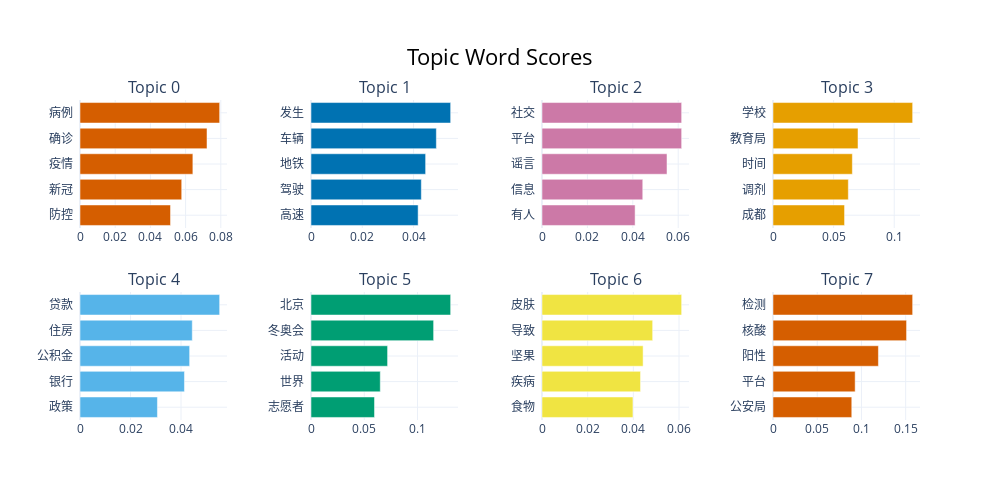

The notebook cell this image was saved under:
### Code cell
topic_model.visualize_barchart()

### Figure 1 — Plotly figure (JSON) as saved in the notebook; plotly's stock layout.template omitted (floating-point values rounded to 4 significant figures)
{"data": [{"marker": {"color": "#D55E00"}, "orientation": "h", "type": "bar", "x": [0.05143, 0.05779, 0.06413, 0.07216, 0.07935], "xaxis": "x", "y": ["防控  ", "新冠  ", "疫情  ", "确诊  ", "病例  "], "yaxis": "y"}, {"marker": {"color": "#0072B2"}, "orientation": "h", "type": "bar", "x": [0.04178, 0.04303, 0.0447, 0.04889, 0.05446], "xaxis": "x2", "y": ["高速  ", "驾驶  ", "地铁  ", "车辆  ", "发生  "], "yaxis": "y2"}, {"marker": {"color": "#CC79A7"}, "orientation": "h", "type": "bar", "x": [0.04101, 0.04438, 0.05506, 0.06152, 0.06152], "xaxis": "x3", "y": ["有人  ", "信息  ", "谣言  ", "平台  ", "社交  "], "yaxis": "y3"}, {"marker": {"color": "#E69F00"}, "orientation": "h", "type": "bar", "x": [0.05901, 0.06212, 0.06545, 0.07011, 0.1152], "xaxis": "x4", "y": ["成都  ", "调剂  ", "时间  ", "教育局  ", "学校  "], "yaxis": "y4"}, {"marker": {"color": "#56B4E9"}, "orientation": "h", "type": "bar", "x": [0.03066, 0.04137, 0.04342, 0.04446, 0.0553], "xaxis": "x5", "y": ["政策  ", "银行  ", "公积金  ", "住房  ", "贷款  "], "yaxis": "y5"}, {"marker": {"color": "#009E73"}, "orientation": "h", "type": "bar", "x": [0.05963, 0.06505, 0.0719, 0.1151, 0.1311], "xaxis": "x6", "y": ["志愿者  ", "世界  ", "活动  ", "冬奥会  ", "北京  "], "yaxis": "y6"}, {"marker": {"color": "#F0E442"}, "orientation": "h", "type": "bar", "x": [0.03983, 0.04315, 0.04428, 0.04846, 0.06115], "xaxis": "x7", "y": ["食物  ", "疾病  ", "坚果  ", "导致  ", "皮肤  "], "yaxis": "y7"}, {"marker": {"color": "#D55E00"}, "orientation": "h", "type": "bar", "x": [0.08905, 0.09287, 0.1192, 0.151, 0.1579], "xaxis": "x8", "y": ["公安局  ", "平台  ", "阳性  ", "核酸  ", "检测  "], "yaxis": "y8"}], "layout": {"annotations": [{"font": {"size": 16}, "showarrow": false, "text": "Topic 0", "x": 0.0875, "xanchor": "center", "xref": "paper", "y": 1, "yanchor": "bottom", "yref": "paper"}, {"font": {"size": 16}, "showarrow": false, "text": "Topic 1", "x": 0.3625, "xanchor": "center", "xref": "paper", "y": 1, "yanchor": "bottom", "yref": "paper"}, {"font": {"size": 16}, "showarrow": false, "text": "Topic 2", "x": 0.6375, "xanchor": "center", "xref": "paper", "y": 1, "yanchor": "bottom", "yref": "paper"}, {"font": {"size": 16}, "showarrow": false, "text": "Topic 3", "x": 0.9125, "xanchor": "center", "xref": "paper", "y": 1, "yanchor": "bottom", "yref": "paper"}, {"font": {"size": 16}, "showarrow": false, "text": "Topic 4", "x": 0.0875, "xanchor": "center", "xref": "paper", "y": 0.4, "yanchor": "bottom", "yref": "paper"}, {"font": {"size": 16}, "showarrow": false, "text": "Topic 5", "x": 0.3625, "xanchor": "center", "xref": "paper", "y": 0.4, "yanchor": "bottom", "yref": "paper"}, {"font": {"size": 16}, "showarrow": false, "text": "Topic 6", "x": 0.6375, "xanchor": "center", "xref": "paper", "y": 0.4, "yanchor": "bottom", "yref": "paper"}, {"font": {"size": 16}, "showarrow": false, "text": "Topic 7", "x": 0.9125, "xanchor": "center", "xref": "paper", "y": 0.4, "yanchor": "bottom", "yref": "paper"}], "height": 500, "hoverlabel": {"bgcolor": "white", "font": {"family": "Rockwell", "size": 16}}, "showlegend": false, "title": {"font": {"color": "Black", "size": 22}, "text": "Topic Word Scores", "x": 0.5, "xanchor": "center", "yanchor": "top"}, "width": 1000, "xaxis": {"anchor": "y", "domain": [0, 0.175], "showgrid": true}, "xaxis2": {"anchor": "y2", "domain": [0.275, 0.45], "showgrid": true}, "xaxis3": {"anchor": "y3", "domain": [0.55, 0.725], "showgrid": true}, "xaxis4": {"anchor": "y4", "domain": [0.825, 1], "showgrid": true}, "xaxis5": {"anchor": "y5", "domain": [0, 0.175], "showgrid": true}, "xaxis6": {"anchor": "y6", "domain": [0.275, 0.45], "showgrid": true}, "xaxis7": {"anchor": "y7", "domain": [0.55, 0.725], "showgrid": true}, "xaxis8": {"anchor": "y8", "domain": [0.825, 1], "showgrid": true}, "yaxis": {"anchor": "x", "domain": [0.6, 1], "showgrid": true}, "yaxis2": {"anchor": "x2", "domain": [0.6, 1], "showgrid": true}, "yaxis3": {"anchor": "x3", "domain": [0.6, 1], "showgrid": true}, "yaxis4": {"anchor": "x4", "domain": [0.6, 1], "showgrid": true}, "yaxis5": {"anchor": "x5", "domain": [0, 0.4], "showgrid": true}, "yaxis6": {"anchor": "x6", "domain": [0, 0.4], "showgrid": true}, "yaxis7": {"anchor": "x7", "domain": [0, 0.4], "showgrid": true}, "yaxis8": {"anchor": "x8", "domain": [0, 0.4], "showgrid": true}}}
